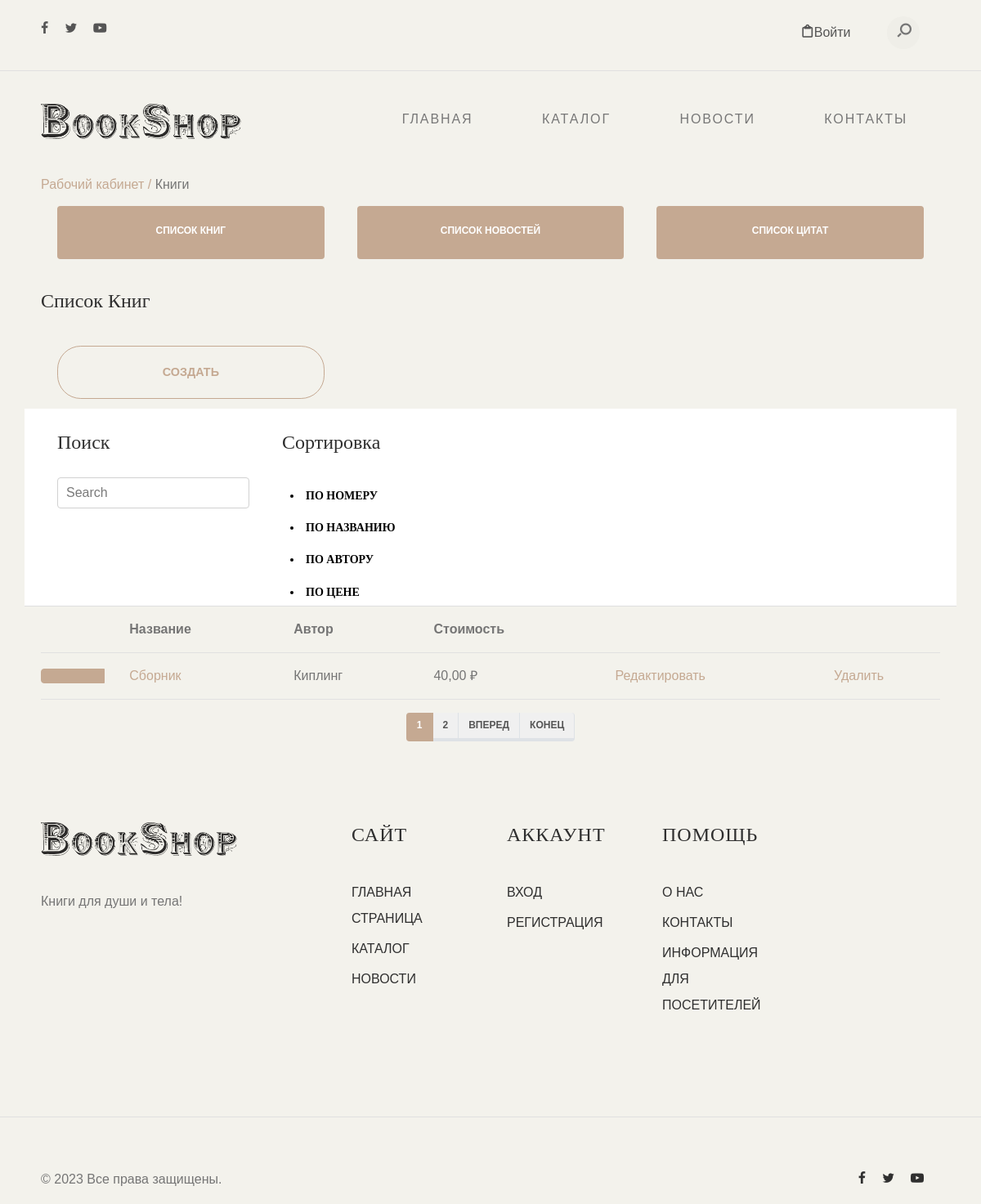
Before: /products_list/ with the older database file.
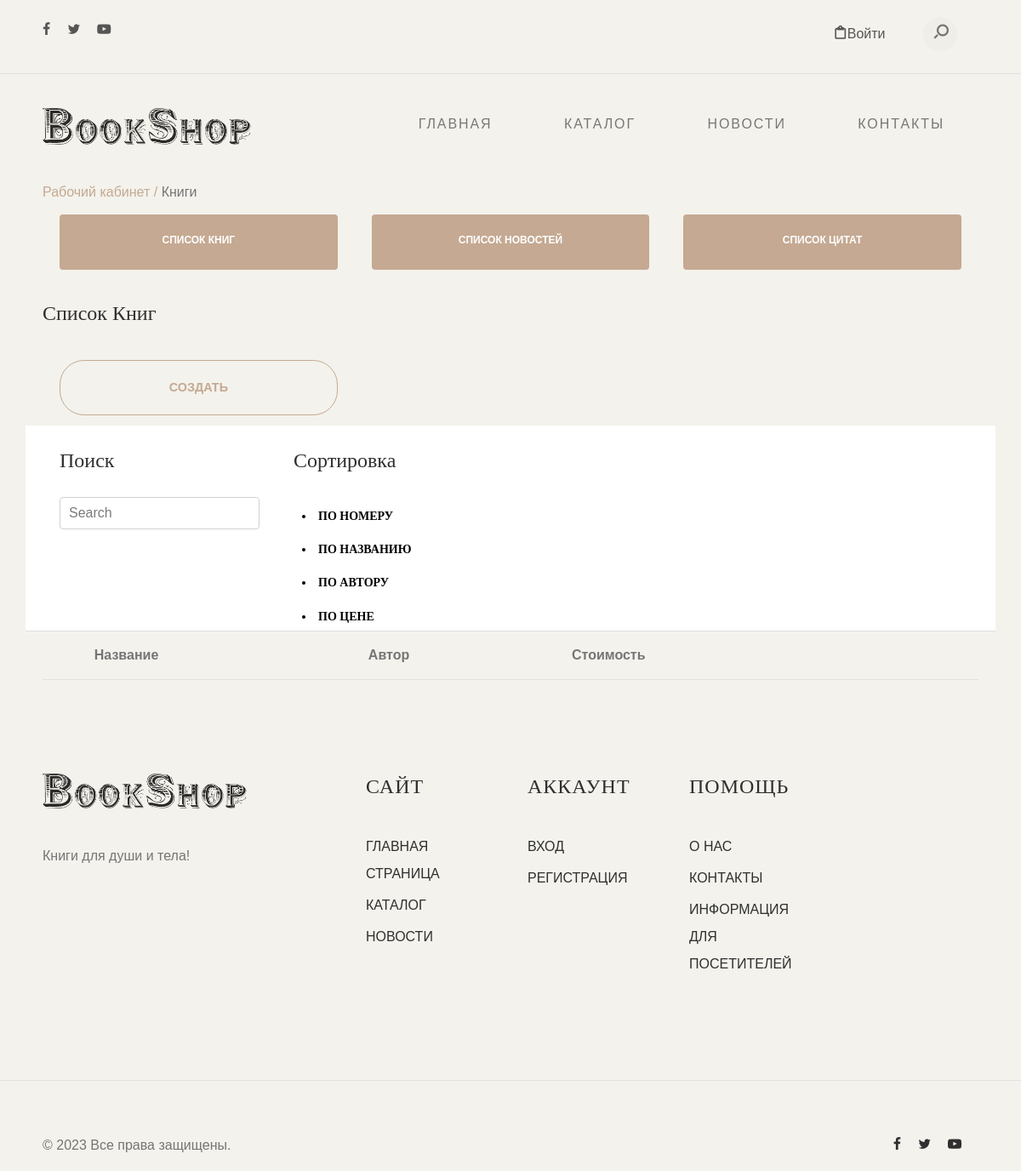
After: the same page with the newer database file.
### mainapp/models.py (models this page shows, shortened)
class Book(models.Model):
    name = models.CharField(max_length=64)
    author = models.CharField(max_length=64, blank=True)
    foto = models.ImageField(upload_to='book_images', blank=True)
    article = models.IntegerField()
    date_receipt = models.DateField()
    category = models.ForeignKey(BookCategory, on_delete=models.CASCADE)
    description = models.TextField()
    price = models.DecimalField(max_digits=8, decimal_places=2)
    date_create = models.DateField(auto_now_add=True)
    date_update = models.DateField(auto_now=True)

### sellerapp/views.py (the view)
# urls.py: path('products_list/', products_list, name='products_list'),
def products_list(request):
    if "b_sort" not in request.session:
        request.session["b_sort"] = "id"
    if "b_search" not in request.session:
        request.session["b_search"] = ""
    b_order = request.GET.get('b_sort')
    if b_order:
        request.session["b_sort"] = b_order
    b_o_field = request.session["b_sort"]
    b_query = request.GET.get('b_q')
    stop = request.GET.get('stop_search')
    if stop:
        request.session["b_search"] = ""
    if b_query:
        request.session["b_search"] = b_query
        object_list = Book.objects.filter(
            Q(name__iregex=b_query) | Q(author__iregex=b_query) | Q(price__iregex=b_query)).order_by(
            request.session["b_sort"])
    else:
        if request.session["b_search"] == "":
            object_list = Book.objects.order_by(request.session["b_sort"])
        else:
            object_list = Book.objects.filter(
                Q(name__iregex=request.session["b_search"]) | Q(author__iregex=request.session["b_search"]) | Q(
                    price__iregex=request.session["b_search"])).order_by(request.session["b_sort"])
    m_b_field = request.session["b_search"]
    items_per_page = 1
    paginator = Paginator(object_list, items_per_page)
    page_number = request.GET.get('page', 1)
    try:
        page_obj = paginator.get_page(page_number)
    except PageNotAnInteger:
        page_obj = paginator.get_page(1)
    except EmptyPage:
        page_obj = paginator.get_page(paginator.num_pages)
    context = {'object_list': object_list, 'page_obj': page_obj, 'b_o_field': b_o_field, 'm_b_field': m_b_field}
    return render(request, 'sellerapp/products_list.html', context)

### sellerapp/templates/sellerapp/products_list.html (shortened to what the changed rows need)
{% extends 'mainapp/extends/base.html'%}
{% load static %}
{% block  content %}
<div id="header-wrap">
    {% include 'mainapp/includes/header.html'%}
    {% include 'mainapp/includes/menu.html'%}
</div>
<section>
    <div class="container">
    </div>
</section>
<section>
    <div class="container">
    </div>
</section>
<section>
    <div class="container">
        <div class="row">
            <div class="col-md-12">
                <h2>Список книг</h2>
            </div>
        </div>
    </div>
</section>
<section>
    <div class="container">
    </div>
</section>
<section>
    <div class="container">
        <div class="row accordion-item">
            <div class="col-md-12">
                <div class="col-md-3">
                    <div class="colored">
                        <h2>Поиск</h2>
                    </div>
                </div>
                <div class="col-md-3">
                    <div class="colored">
                        <h2>Сортировка</h2>
                    </div>
                </div>
            </div>
        </div>
        <table class="u-full-width">
            <thead>
            <tr>
                <th></th>
                <th>Название</th>
                <th>Автор</th>
                <th>Стоимость</th>
                <th></th>
                <th></th>
            </tr>
            </thead>
            {% for book in page_obj.object_list %}
            <tbody>
            <tr>
                <td class="page-item active"><a href="{% url 'm_product_detail' book.id %}" class="page-link nav-link"
                ></a></td>
                <td><a href="{% url 'm_product_detail' book.id %}"
                >{{ book.name }}</a></td>
                <td>
                    {{ book.author }}
                </td>
                <td>{{ book.price }} ₽</td>
                <td>
                    <a href="{% url 'product_edit' book.id %}" class="btn-black">Редактировать</a>
                </td>
                <td>
                    <a href="{% url 'product_delete' book.id %}" class="btn-black">Удалить</a>
                </td>
            </tr>
            </tbody>
            {% endfor %}
        </table>
    </div>
</section>
{% include 'mainapp/includes/pagination.html'%}
{% include 'mainapp/includes/footer.html'%}
{% endblock %}

Changed rows visible on the page:
removed Book: name "Сборник", author "Киплинг", price "40,00"
Other visible differences:
list line gone: "1"
list line gone: "2"
text no longer shown: "ВПЕРЕД КОНЕЦ"
